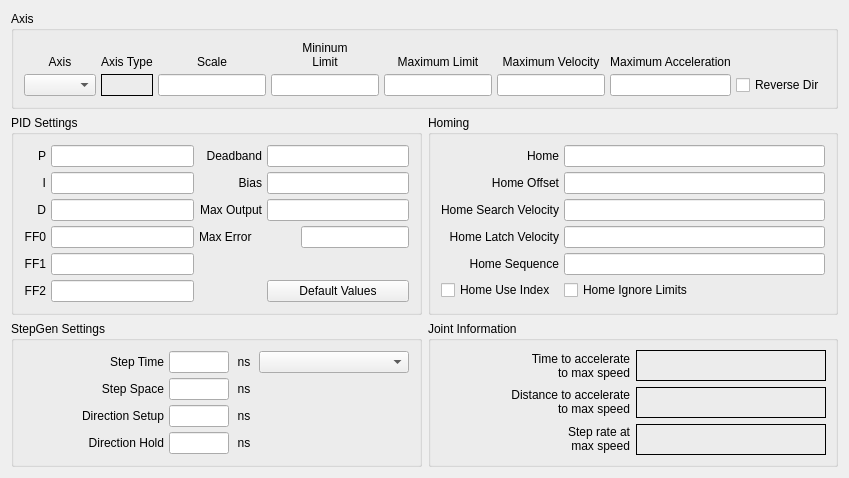
          <widget class="QWidget" name="joint2tab">
           <attribute name="title">
            <string>Joint 2</string>
           </attribute>
           <layout class="QGridLayout" name="gridLayout_15">
            <item row="0" column="0" colspan="2">
             <widget class="QGroupBox" name="jointAxisGroup_2">
              <property name="title">
               <string>Axis</string>
              </property>
              <layout class="QGridLayout" name="gridLayout_12">
               <property name="leftMargin">
                <number>10</number>
               </property>
               <property name="topMargin">
                <number>10</number>
               </property>
               <property name="rightMargin">
                <number>10</number>
               </property>
               <property name="bottomMargin">
                <number>10</number>
               </property>
               <property name="spacing">
                <number>5</number>
               </property>
               <item row="1" column="5">
                <widget class="QLineEdit" name="maxVelocity_2">
                 <property name="alignment">
                  <set>Qt::AlignRight|Qt::AlignTrailing|Qt::AlignVCenter</set>
                 </property>
                </widget>
               </item>
               <item row="1" column="0">
                <widget class="QComboBox" name="axisCB_2"/>
               </item>
               <item row="0" column="3">
                <widget class="QLabel" name="label_64">
                 <property name="text">
                  <string>&lt;html&gt;&lt;head/&gt;&lt;body&gt;&lt;p&gt;Mininum&lt;br/&gt;Limit&lt;/p&gt;&lt;/body&gt;&lt;/html&gt;</string>
                 </property>
                 <property name="alignment">
                  <set>Qt::AlignBottom|Qt::AlignHCenter</set>
                 </property>
                 <property name="wordWrap">
                  <bool>true</bool>
                 </property>
                </widget>
               </item>
               <item row="0" column="0">
                <widget class="QLabel" name="label_53">
                 <property name="text">
                  <string>Axis</string>
                 </property>
                 <property name="alignment">
                  <set>Qt::AlignBottom|Qt::AlignHCenter</set>
                 </property>
                </widget>
               </item>
               <item row="1" column="3">
                <widget class="QLineEdit" name="minLimit_2">
                 <property name="alignment">
                  <set>Qt::AlignRight|Qt::AlignTrailing|Qt::AlignVCenter</set>
                 </property>
                </widget>
               </item>
               <item row="1" column="4">
                <widget class="QLineEdit" name="maxLimit_2">
                 <property name="alignment">
                  <set>Qt::AlignRight|Qt::AlignTrailing|Qt::AlignVCenter</set>
                 </property>
                </widget>
               </item>
               <item row="0" column="4">
                <widget class="QLabel" name="label_69">
                 <property name="text">
                  <string>Maximum Limit</string>
                 </property>
                 <property name="textFormat">
                  <enum>Qt::AutoText</enum>
                 </property>
                 <property name="alignment">
                  <set>Qt::AlignBottom|Qt::AlignHCenter</set>
                 </property>
                 <property name="wordWrap">
                  <bool>true</bool>
                 </property>
                </widget>
               </item>
               <item row="0" column="5">
                <widget class="QLabel" name="label_76">
                 <property name="text">
                  <string>Maximum Velocity</string>
                 </property>
                 <property name="alignment">
                  <set>Qt::AlignBottom|Qt::AlignHCenter</set>
                 </property>
                 <property name="wordWrap">
                  <bool>true</bool>
                 </property>
                </widget>
               </item>
               <item row="0" column="2">
                <widget class="QLabel" name="label_55">
                 <property name="text">
                  <string>Scale</string>
                 </property>
                 <property name="alignment">
                  <set>Qt::AlignBottom|Qt::AlignHCenter</set>
                 </property>
                </widget>
               </item>
               <item row="0" column="6">
                <widget class="QLabel" name="label_77">
                 <property name="text">
                  <string>Maximum Acceleration</string>
                 </property>
                 <property name="alignment">
                  <set>Qt::AlignBottom|Qt::AlignHCenter</set>
                 </property>
                 <property name="wordWrap">
                  <bool>true</bool>
                 </property>
                </widget>
               </item>
               <item row="1" column="6">
                <widget class="QLineEdit" name="maxAccel_2">
                 <property name="alignment">
                  <set>Qt::AlignRight|Qt::AlignTrailing|Qt::AlignVCenter</set>
                 </property>
                </widget>
               </item>
               <item row="0" column="1">
                <widget class="QLabel" name="label_6">
                 <property name="text">
                  <string>Axis Type</string>
                 </property>
                 <property name="alignment">
                  <set>Qt::AlignBottom|Qt::AlignLeading|Qt::AlignLeft</set>
                 </property>
                </widget>
               </item>
               <item row="1" column="1">
                <widget class="QLabel" name="axisType_2">
                 <property name="frameShape">
                  <enum>QFrame::Box</enum>
                 </property>
                 <property name="text">
                  <string/>
                 </property>
                </widget>
               </item>
               <item row="1" column="2">
                <widget class="QLineEdit" name="scale_2"/>
               </item>
               <item row="1" column="7">
                <widget class="QCheckBox" name="reverse_2">
                 <property name="text">
                  <string>Reverse Dir</string>
                 </property>
                </widget>
               </item>
              </layout>
             </widget>
            </item>
            <item row="1" column="0">
             <widget class="QGroupBox" name="groupBox_11">
              <property name="title">
               <string>PID Settings</string>
              </property>
              <layout class="QGridLayout" name="gridLayout_13">
               <property name="leftMargin">
                <number>10</number>
               </property>
               <property name="topMargin">
                <number>10</number>
               </property>
               <property name="rightMargin">
                <number>10</number>
               </property>
               <property name="bottomMargin">
                <number>10</number>
               </property>
               <property name="spacing">
                <number>5</number>
               </property>
               <item row="0" column="0">
                <widget class="QLabel" name="label_234">
                 <property name="text">
                  <string>P</string>
                 </property>
                 <property name="alignment">
                  <set>Qt::AlignRight|Qt::AlignTrailing|Qt::AlignVCenter</set>
                 </property>
                </widget>
               </item>
               <item row="0" column="1">
                <widget class="QLineEdit" name="p_2">
                 <property name="text">
                  <string/>
                 </property>
                 <property name="alignment">
                  <set>Qt::AlignRight|Qt::AlignTrailing|Qt::AlignVCenter</set>
                 </property>
                </widget>
               </item>
               <item row="0" column="2">
                <widget class="QLabel" name="label_235">
                 <property name="text">
                  <string>Deadband</string>
                 </property>
                 <property name="alignment">
                  <set>Qt::AlignRight|Qt::AlignTrailing|Qt::AlignVCenter</set>
                 </property>
                </widget>
               </item>
               <item row="0" column="3">
                <widget class="QLineEdit" name="deadband_2">
                 <property name="text">
                  <string/>
                 </property>
                 <property name="alignment">
                  <set>Qt::AlignRight|Qt::AlignTrailing|Qt::AlignVCenter</set>
                 </property>
                </widget>
               </item>
               <item row="1" column="0">
                <widget class="QLabel" name="label_236">
                 <property name="text">
                  <string>I</string>
                 </property>
                 <property name="alignment">
                  <set>Qt::AlignRight|Qt::AlignTrailing|Qt::AlignVCenter</set>
                 </property>
                </widget>
               </item>
               <item row="1" column="1">
                <widget class="QLineEdit" name="i_2">
                 <property name="text">
                  <string/>
                 </property>
                 <property name="alignment">
                  <set>Qt::AlignRight|Qt::AlignTrailing|Qt::AlignVCenter</set>
                 </property>
                </widget>
               </item>
               <item row="1" column="2">
                <widget class="QLabel" name="label_237">
                 <property name="text">
                  <string>Bias</string>
                 </property>
                 <property name="alignment">
                  <set>Qt::AlignRight|Qt::AlignTrailing|Qt::AlignVCenter</set>
                 </property>
                </widget>
               </item>
               <item row="1" column="3">
                <widget class="QLineEdit" name="bias_2">
                 <property name="text">
                  <string/>
                 </property>
                 <property name="alignment">
                  <set>Qt::AlignRight|Qt::AlignTrailing|Qt::AlignVCenter</set>
                 </property>
                </widget>
               </item>
               <item row="2" column="0">
                <widget class="QLabel" name="label_238">
                 <property name="text">
                  <string>D</string>
                 </property>
                 <property name="alignment">
                  <set>Qt::AlignRight|Qt::AlignTrailing|Qt::AlignVCenter</set>
                 </property>
                </widget>
               </item>
               <item row="2" column="1">
                <widget class="QLineEdit" name="d_2">
                 <property name="text">
                  <string/>
                 </property>
                 <property name="alignment">
                  <set>Qt::AlignRight|Qt::AlignTrailing|Qt::AlignVCenter</set>
                 </property>
                </widget>
               </item>
               <item row="2" column="2">
                <widget class="QLabel" name="label_239">
                 <property name="text">
                  <string>Max Output</string>
                 </property>
                 <property name="alignment">
                  <set>Qt::AlignRight|Qt::AlignTrailing|Qt::AlignVCenter</set>
                 </property>
                </widget>
               </item>
               <item row="2" column="3">
                <widget class="QLineEdit" name="maxOutput_2">
                 <property name="text">
                  <string/>
                 </property>
                 <property name="alignment">
                  <set>Qt::AlignRight|Qt::AlignTrailing|Qt::AlignVCenter</set>
                 </property>
                </widget>
               </item>
               <item row="3" column="0">
                <widget class="QLabel" name="label_240">
                 <property name="text">
                  <string>FF0</string>
                 </property>
                 <property name="alignment">
                  <set>Qt::AlignRight|Qt::AlignTrailing|Qt::AlignVCenter</set>
                 </property>
                </widget>
               </item>
               <item row="3" column="1">
                <widget class="QLineEdit" name="ff0_2">
                 <property name="text">
                  <string/>
                 </property>
                 <property name="alignment">
                  <set>Qt::AlignRight|Qt::AlignTrailing|Qt::AlignVCenter</set>
                 </property>
                </widget>
               </item>
               <item row="4" column="0">
                <widget class="QLabel" name="label_242">
                 <property name="text">
                  <string>FF1</string>
                 </property>
                 <property name="alignment">
                  <set>Qt::AlignRight|Qt::AlignTrailing|Qt::AlignVCenter</set>
                 </property>
                </widget>
               </item>
               <item row="4" column="1">
                <widget class="QLineEdit" name="ff1_2">
                 <property name="text">
                  <string/>
                 </property>
                 <property name="alignment">
                  <set>Qt::AlignRight|Qt::AlignTrailing|Qt::AlignVCenter</set>
                 </property>
                </widget>
               </item>
               <item row="5" column="0">
                <widget class="QLabel" name="label_243">
                 <property name="text">
                  <string>FF2</string>
                 </property>
                 <property name="alignment">
                  <set>Qt::AlignRight|Qt::AlignTrailing|Qt::AlignVCenter</set>
                 </property>
                </widget>
               </item>
               <item row="5" column="1">
                <widget class="QLineEdit" name="ff2_2">
                 <property name="text">
                  <string/>
                 </property>
                 <property name="alignment">
                  <set>Qt::AlignRight|Qt::AlignTrailing|Qt::AlignVCenter</set>
                 </property>
                </widget>
               </item>
               <item row="5" column="3">
                <widget class="QPushButton" name="pidDefault_2">
                 <property name="text">
                  <string>Default Values</string>
                 </property>
                </widget>
               </item>
               <item row="3" column="2">
                <widget class="QLabel" name="label_186">
                 <property name="text">
                  <string>Max Error</string>
                 </property>
                </widget>
               </item>
               <item row="3" column="3" alignment="Qt::AlignRight">
                <widget class="QLineEdit" name="maxError_2"/>
               </item>
              </layout>
             </widget>
            </item>
            <item row="1" column="1">
             <widget class="QGroupBox" name="groupBox_9">
              <property name="title">
               <string>Homing</string>
              </property>
              <layout class="QGridLayout" name="gridLayout_11">
               <property name="leftMargin">
                <number>10</number>
               </property>
               <property name="topMargin">
                <number>10</number>
               </property>
               <property name="rightMargin">
                <number>10</number>
               </property>
               <property name="bottomMargin">
                <number>10</number>
               </property>
               <property name="spacing">
                <number>5</number>
               </property>
               <item row="0" column="0">
                <widget class="QLabel" name="label_90">
                 <property name="text">
                  <string>Home</string>
                 </property>
                 <property name="alignment">
                  <set>Qt::AlignRight|Qt::AlignTrailing|Qt::AlignVCenter</set>
                 </property>
                </widget>
               </item>
               <item row="0" column="1">
                <widget class="QLineEdit" name="home_2">
                 <property name="toolTip">
                  <string>&lt;html&gt;&lt;head/&gt;&lt;body&gt;&lt;p&gt;Home is usually set to 0&lt;/p&gt;&lt;/body&gt;&lt;/html&gt;</string>
                 </property>
                 <property name="alignment">
                  <set>Qt::AlignRight|Qt::AlignTrailing|Qt::AlignVCenter</set>
                 </property>
                </widget>
               </item>
               <item row="1" column="0">
                <widget class="QLabel" name="label_91">
                 <property name="text">
                  <string>Home Offset</string>
                 </property>
                 <property name="alignment">
                  <set>Qt::AlignRight|Qt::AlignTrailing|Qt::AlignVCenter</set>
                 </property>
                </widget>
               </item>
               <item row="1" column="1">
                <widget class="QLineEdit" name="homeOffset_2">
                 <property name="toolTip">
                  <string>&lt;html&gt;&lt;head/&gt;&lt;body&gt;&lt;p&gt;Home Offset can be used to back off of the home switch&lt;/p&gt;&lt;/body&gt;&lt;/html&gt;</string>
                 </property>
                 <property name="alignment">
                  <set>Qt::AlignRight|Qt::AlignTrailing|Qt::AlignVCenter</set>
                 </property>
                </widget>
               </item>
               <item row="2" column="0">
                <widget class="QLabel" name="label_92">
                 <property name="text">
                  <string>Home Search Velocity</string>
                 </property>
                 <property name="alignment">
                  <set>Qt::AlignRight|Qt::AlignTrailing|Qt::AlignVCenter</set>
                 </property>
                </widget>
               </item>
               <item row="2" column="1">
                <widget class="QLineEdit" name="homeSearchVel_2">
                 <property name="toolTip">
                  <string>&lt;html&gt;&lt;head/&gt;&lt;body&gt;&lt;p&gt;Search Velocity is in units per second&lt;/p&gt;&lt;/body&gt;&lt;/html&gt;</string>
                 </property>
                 <property name="alignment">
                  <set>Qt::AlignRight|Qt::AlignTrailing|Qt::AlignVCenter</set>
                 </property>
                </widget>
               </item>
               <item row="3" column="0">
                <widget class="QLabel" name="label_93">
                 <property name="text">
                  <string>Home Latch Velocity</string>
                 </property>
                 <property name="alignment">
                  <set>Qt::AlignRight|Qt::AlignTrailing|Qt::AlignVCenter</set>
                 </property>
                </widget>
               </item>
               <item row="3" column="1">
                <widget class="QLineEdit" name="homeLatchVel_2">
                 <property name="toolTip">
                  <string>&lt;html&gt;&lt;head/&gt;&lt;body&gt;&lt;p&gt;Latch Velocity is in user units per second&lt;br/&gt;usually set slower than Search Velocity&lt;/p&gt;&lt;/body&gt;&lt;/html&gt;</string>
                 </property>
                 <property name="alignment">
                  <set>Qt::AlignRight|Qt::AlignTrailing|Qt::AlignVCenter</set>
                 </property>
                </widget>
               </item>
               <item row="5" column="0">
                <widget class="QCheckBox" name="homeUseIndex_2">
                 <property name="text">
                  <string>Home Use Index</string>
                 </property>
                </widget>
               </item>
               <item row="5" column="1">
                <widget class="QCheckBox" name="homeIgnoreLimits_2">
                 <property name="text">
                  <string>Home Ignore Limits</string>
                 </property>
                </widget>
               </item>
               <item row="4" column="1">
                <widget class="QLineEdit" name="homeSequence_2">
                 <property name="toolTip">
                  <string>&lt;html&gt;&lt;head/&gt;&lt;body&gt;&lt;p&gt;Home sequences start at 0 and do not skip a number.&lt;/p&gt;&lt;p&gt;Multiple joint axis use a negative number.&lt;/p&gt;&lt;p&gt;Leave blank to home the joint manually.&lt;/p&gt;&lt;/body&gt;&lt;/html&gt;</string>
                 </property>
                </widget>
               </item>
               <item row="4" column="0">
                <widget class="QLabel" name="label_139">
                 <property name="text">
                  <string>Home Sequence</string>
                 </property>
                 <property name="alignment">
                  <set>Qt::AlignRight|Qt::AlignTrailing|Qt::AlignVCenter</set>
                 </property>
                </widget>
               </item>
              </layout>
             </widget>
            </item>
            <item row="2" column="0">
             <widget class="QGroupBox" name="groupBox_12">
              <property name="title">
               <string>StepGen Settings</string>
              </property>
              <layout class="QGridLayout" name="gridLayout_14">
               <property name="leftMargin">
                <number>10</number>
               </property>
               <property name="topMargin">
                <number>10</number>
               </property>
               <property name="rightMargin">
                <number>10</number>
               </property>
               <property name="bottomMargin">
                <number>10</number>
               </property>
               <property name="spacing">
                <number>5</number>
               </property>
               <item row="0" column="0">
                <widget class="QLabel" name="label_104">
                 <property name="text">
                  <string>Step Time</string>
                 </property>
                 <property name="alignment">
                  <set>Qt::AlignRight|Qt::AlignTrailing|Qt::AlignVCenter</set>
                 </property>
                </widget>
               </item>
               <item row="1" column="2">
                <widget class="QLabel" name="label_120">
                 <property name="minimumSize">
                  <size>
                   <width>20</width>
                   <height>0</height>
                  </size>
                 </property>
                 <property name="maximumSize">
                  <size>
                   <width>20</width>
                   <height>16777215</height>
                  </size>
                 </property>
                 <property name="text">
                  <string>ns</string>
                 </property>
                 <property name="alignment">
                  <set>Qt::AlignCenter</set>
                 </property>
                </widget>
               </item>
               <item row="0" column="1">
                <widget class="QLineEdit" name="stepTime_2">
                 <property name="maximumSize">
                  <size>
                   <width>60</width>
                   <height>16777215</height>
                  </size>
                 </property>
                 <property name="inputMask">
                  <string/>
                 </property>
                 <property name="text">
                  <string/>
                 </property>
                 <property name="alignment">
                  <set>Qt::AlignRight|Qt::AlignTrailing|Qt::AlignVCenter</set>
                 </property>
                </widget>
               </item>
               <item row="0" column="2">
                <widget class="QLabel" name="label_118">
                 <property name="minimumSize">
                  <size>
                   <width>20</width>
                   <height>0</height>
                  </size>
                 </property>
                 <property name="maximumSize">
                  <size>
                   <width>20</width>
                   <height>16777215</height>
                  </size>
                 </property>
                 <property name="text">
                  <string>ns</string>
                 </property>
                 <property name="alignment">
                  <set>Qt::AlignCenter</set>
                 </property>
                </widget>
               </item>
               <item row="1" column="0">
                <widget class="QLabel" name="label_119">
                 <property name="text">
                  <string>Step Space</string>
                 </property>
                 <property name="alignment">
                  <set>Qt::AlignRight|Qt::AlignTrailing|Qt::AlignVCenter</set>
                 </property>
                </widget>
               </item>
               <item row="1" column="1">
                <widget class="QLineEdit" name="stepSpace_2">
                 <property name="maximumSize">
                  <size>
                   <width>60</width>
                   <height>16777215</height>
                  </size>
                 </property>
                 <property name="text">
                  <string/>
                 </property>
                 <property name="alignment">
                  <set>Qt::AlignRight|Qt::AlignTrailing|Qt::AlignVCenter</set>
                 </property>
                </widget>
               </item>
               <item row="2" column="0">
                <widget class="QLabel" name="label_121">
                 <property name="text">
                  <string>Direction Setup</string>
                 </property>
                 <property name="alignment">
                  <set>Qt::AlignRight|Qt::AlignTrailing|Qt::AlignVCenter</set>
                 </property>
                </widget>
               </item>
               <item row="2" column="1">
                <widget class="QLineEdit" name="dirSetup_2">
                 <property name="maximumSize">
                  <size>
                   <width>60</width>
                   <height>16777215</height>
                  </size>
                 </property>
                 <property name="text">
                  <string/>
                 </property>
                 <property name="alignment">
                  <set>Qt::AlignRight|Qt::AlignTrailing|Qt::AlignVCenter</set>
                 </property>
                </widget>
               </item>
               <item row="2" column="2">
                <widget class="QLabel" name="label_122">
                 <property name="minimumSize">
                  <size>
                   <width>20</width>
                   <height>0</height>
                  </size>
                 </property>
                 <property name="maximumSize">
                  <size>
                   <width>20</width>
                   <height>16777215</height>
                  </size>
                 </property>
                 <property name="text">
                  <string>ns</string>
                 </property>
                 <property name="alignment">
                  <set>Qt::AlignCenter</set>
                 </property>
                </widget>
               </item>
               <item row="3" column="0">
                <widget class="QLabel" name="label_123">
                 <property name="text">
                  <string>Direction Hold</string>
                 </property>
                 <property name="alignment">
                  <set>Qt::AlignRight|Qt::AlignTrailing|Qt::AlignVCenter</set>
                 </property>
                </widget>
               </item>
               <item row="3" column="1">
                <widget class="QLineEdit" name="dirHold_2">
                 <property name="maximumSize">
                  <size>
                   <width>60</width>
                   <height>16777215</height>
                  </size>
                 </property>
                 <property name="text">
                  <string/>
                 </property>
                 <property name="alignment">
                  <set>Qt::AlignRight|Qt::AlignTrailing|Qt::AlignVCenter</set>
                 </property>
                </widget>
               </item>
               <item row="3" column="2">
                <widget class="QLabel" name="label_124">
                 <property name="minimumSize">
                  <size>
                   <width>20</width>
                   <height>0</height>
                  </size>
                 </property>
                 <property name="maximumSize">
                  <size>
                   <width>20</width>
                   <height>16777215</height>
                  </size>
                 </property>
                 <property name="text">
                  <string>ns</string>
                 </property>
                 <property name="alignment">
                  <set>Qt::AlignCenter</set>
                 </property>
                </widget>
               </item>
               <item row="0" column="3">
                <widget class="QComboBox" name="driveCB_2">
                 <property name="minimumSize">
                  <size>
                   <width>150</width>
                   <height>0</height>
                  </size>
                 </property>
                </widget>
               </item>
              </layout>
             </widget>
            </item>
            <item row="2" column="1">
             <widget class="QGroupBox" name="gridGroupBox">
              <property name="title">
               <string>Joint Information</string>
              </property>
              <layout class="QGridLayout" name="gridLayout_34">
               <item row="1" column="0" alignment="Qt::AlignRight">
                <widget class="QLabel" name="label_196">
                 <property name="text">
                  <string>&lt;html&gt;&lt;head/&gt;&lt;body&gt;&lt;p align=&quot;right&quot;&gt;Distance to accelerate&lt;br/&gt;to max speed&lt;/p&gt;&lt;/body&gt;&lt;/html&gt;</string>
                 </property>
                </widget>
               </item>
               <item row="0" column="0">
                <widget class="QLabel" name="label_195">
                 <property name="text">
                  <string>Time to accelerate
to max speed</string>
                 </property>
                 <property name="alignment">
                  <set>Qt::AlignRight|Qt::AlignTrailing|Qt::AlignVCenter</set>
                 </property>
                </widget>
               </item>
               <item row="2" column="0" alignment="Qt::AlignRight">
                <widget class="QLabel" name="label_197">
                 <property name="text">
                  <string>&lt;html&gt;&lt;head/&gt;&lt;body&gt;&lt;p align=&quot;right&quot;&gt;Step rate at&lt;br/&gt;max speed&lt;/p&gt;&lt;/body&gt;&lt;/html&gt;</string>
                 </property>
                </widget>
               </item>
               <item row="0" column="1">
                <widget class="QLabel" name="timeJoint_2">
                 <property name="frameShape">
                  <enum>QFrame::Box</enum>
                 </property>
                 <property name="text">
                  <string/>
                 </property>
                </widget>
               </item>
               <item row="1" column="1">
                <widget class="QLabel" name="distanceJoint_2">
                 <property name="frameShape">
                  <enum>QFrame::Box</enum>
                 </property>
                 <property name="text">
                  <string/>
                 </property>
                </widget>
               </item>
               <item row="2" column="1">
                <widget class="QLabel" name="stepRateJoint_2">
                 <property name="frameShape">
                  <enum>QFrame::Box</enum>
                 </property>
                 <property name="text">
                  <string/>
                 </property>
                </widget>
               </item>
              </layout>
             </widget>
            </item>
           </layout>
          </widget>
